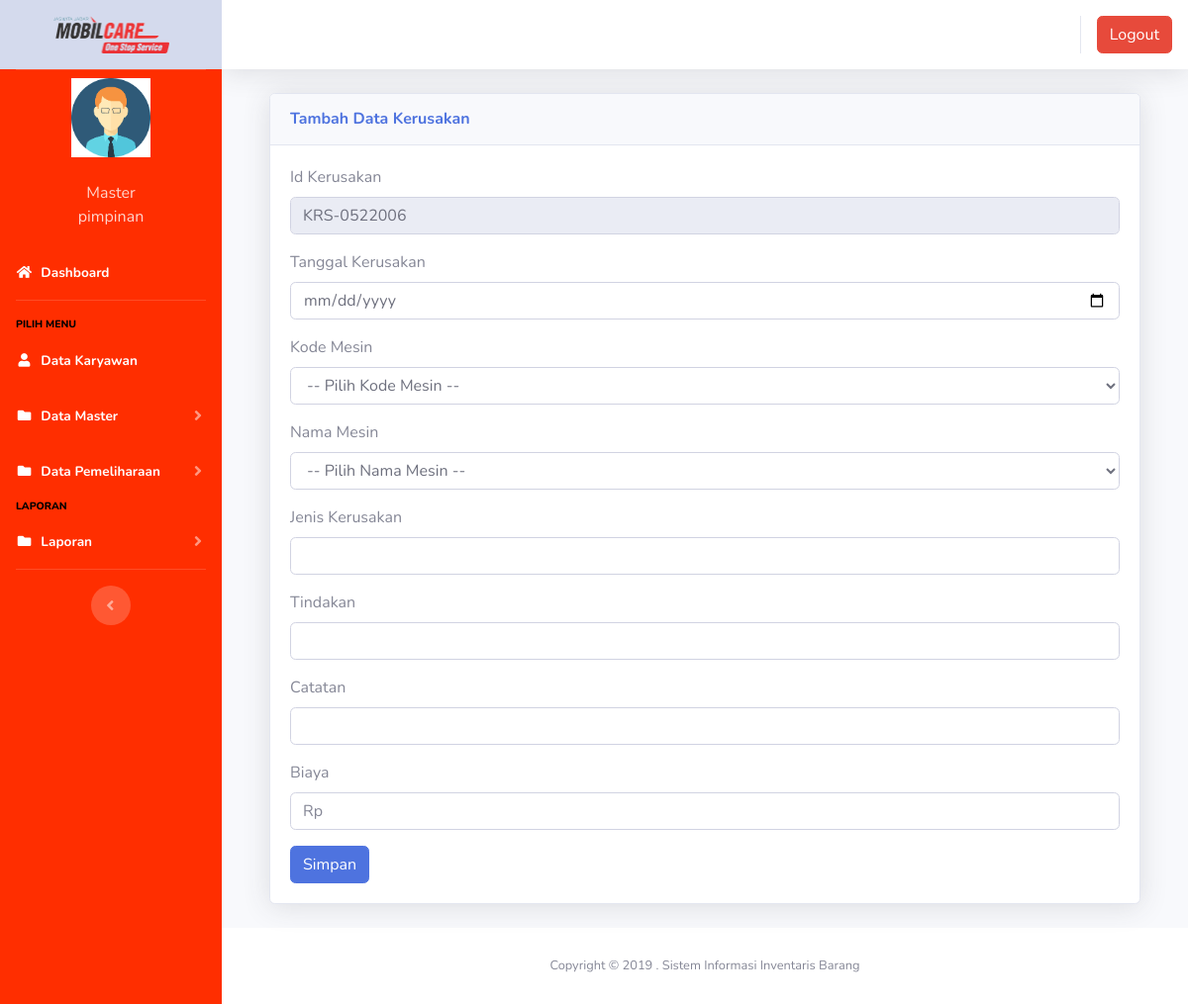
/index3.php?page=kerusakan&aksi=tambahkerusakan (signed in), run on the app's committed database.
### tables this page shows
CREATE TABLE `users` (
  `id` int(11) NOT NULL,
  `nik` varchar(10) NOT NULL,
  `nama` varchar(100) NOT NULL,
  `alamat` varchar(200) NOT NULL,
  `telepon` varchar(100) NOT NULL,
  `username` varchar(100) NOT NULL,
  `password` varchar(100) NOT NULL,
  `jabatan` varchar(25) NOT NULL DEFAULT 'member',
  `foto` varchar(25) NOT NULL
);

CREATE TABLE `kerusakan` (
  `id` int(11) NOT NULL,
  `id_kerusakan` varchar(100) NOT NULL,
  `tanggal` date NOT NULL,
  `kode_barang` varchar(100) NOT NULL,
  `nama_mesin` varchar(100) NOT NULL,
  `jenis` varchar(100) NOT NULL,
  `tindakan` varchar(450) NOT NULL,
  `catatan` varchar(500) NOT NULL,
  `biaya` varchar(350) NOT NULL
);

### page/kerusakan/tambahkerusakan.php (the view, shortened to what this page needs)
<?php
$koneksi = new mysqli("localhost", "root", "", "inventori");
$no = mysqli_query($koneksi, "select id_kerusakan from kerusakan order by id_kerusakan desc");
$idtran = mysqli_fetch_array($no);
$kode = $idtran['id_kerusakan'];
$urut = substr($kode, 8, 3);
$tambah = (int) $urut + 1;
$bulan = date("m");
$tahun = date("y");
if (strlen($tambah) == 1) {
	$format = "KRS-" . $bulan . $tahun . "00" . $tambah;
} else if (strlen($tambah) == 2) {
	$format = "KRS-" . $bulan . $tahun . "0" . $tambah;
} else {
	$format = "KRS-" . $bulan . $tahun . $tambah;
}
?>
<div class="container-fluid">
	<div class="card shadow mb-4">
		<div class="card-header py-3">
			<h6 class="m-0 font-weight-bold text-primary">Tambah Data Kerusakan</h6>
		</div>
		<div class="card-body">
			<div class="table-responsive">
				<div class="body">
					<form method="POST" enctype="multipart/form-data">
						<label for="">Id Kerusakan</label>
						<div class="form-group">
							<div class="form-line">
								<input type="text" name="id_kerusakan" class="form-control" id="id_kerusakan" value="<?php echo $format; ?>" readonly />
							</div>
						</div>
						<label for="">Tanggal Kerusakan</label>
						<div class="form-group">
							<div class="form-line">
								<input type="date" name="tanggal_keluar" class="form-control" id="tanggal_kelauar" />
							</div>
						</div>
						<label for="">Kode Mesin</label>
						<div class="form-group">
							<div class="form-line">
								<select name="barang" id="cmb_barang" class="form-control" />
								<option value="">-- Pilih Kode Mesin --</option>
							</div>
						</div>
						<label for="">Nama Mesin</label>
						<div class="form-group">
							<div class="form-line">
								<select name="nama_mesin" id="cmb_barang" class="form-control" />
								<option value="">-- Pilih Nama Mesin --</option>
							</div>
						</div>
						<label for="">Jenis Kerusakan</label>
						<div class="form-group">
							<div class="form-line">
								<input type="text" name="jeniskeluar" class="form-control" />
							</div>
						</div>
						<label for="total">Tindakan</label>
						<div class="form-group">
							<div class="form-line">
								<input type="text" name="tindakan" class="form-control">
							</div>
						</div>
						<label for="">Catatan</label>
						<div class="form-group">
							<div class="form-line">
								<input type="text" name="catatan" class="form-control" />
							</div>
						</div>
						<label for="">Biaya</label>
						<div class="form-group">
							<div class="form-line">
								<input type="text" name="biaya" id="rupiah2" class="form-control" placeholder="Rp" />
							</div>
						</div>
						<input type="submit" name="simpan" value="Simpan" class="btn btn-primary">
					</form>

### index3.php (shortened to what this page needs)
<?php
$koneksi = new mysqli("localhost", "root", "", "inventori");
?>
<!DOCTYPE html>
<html lang="en">
<head>
  <link href="vendor/fontawesome-free/css/all.min.css" rel="stylesheet" type="text/css">
  <link href="css/sb-admin-2.min.css" rel="stylesheet">
  <link href="vendor/datatables/dataTables.bootstrap4.min.css" rel="stylesheet">
</head>
<body id="page-top">
  <div id="wrapper">
    <ul class="navbar-nav sidebar sidebar-dark accordion" style="background-color: #FF2E00  ;" id="accordionSidebar">
      <a class="sidebar-brand d-flex align-items-center justify-content-center bg-light" href="index.php">
        <img src="img/logo1.png" width="117" height="38"></img>
      </a>
      <hr class="sidebar-divider my-0">
      <?php
      if ($_SESSION['pimpinan']) {
        $user = $_SESSION['pimpinan'];
      }
      $sql = $koneksi->query("select * from users where id='$user'");
      $data = $sql->fetch_assoc();
      ?>
      <li class="d-flex align-items-center justify-content-center">
        <a class="nav-link">
          <img src="img/<?php echo $data['foto'] ?>" class="img-circle" width="80" alt="User" /></a>
      </li>
      <li class="nav-item ">
        <a class="nav-link">
          <div class="d-flex align-items-center justify-content-center" class="name"> <?php echo  $data['nama']; ?></div>
          <div class="d-flex align-items-center justify-content-center" class="email"><?php echo $data['jabatan']; ?></div>
        </a>
      </li>
      <li class="nav-item active">
        <a class="nav-link" href="?page=home3">
          <i class="fas fa-fw fa-home"></i>
          <span>Dashboard</span></a>
      </li>
      <hr class="sidebar-divider">
      <div class="sidebar-heading">
        <h7 style="color: black;">pilih menu</h7>
      </div>
      <li class="nav-item active">
        <a class="nav-link" href="?page=pengguna">
          <i class="fas fa-fw fa-user"></i>
          <span>Data Karyawan</span></a>
      </li>
      <li class="nav-item active">
        <a class="nav-link collapsed" href="#" data-toggle="collapse" data-target="#collapseData" aria-expanded="true" aria-controls="collapseData">
          <i class="fas fa-fw fa-folder"></i>
          <span>Data Master</span>
        </a>
      </li>
      <li class="nav-item active">
        <a class="nav-link collapsed" href="#" data-toggle="collapse" data-target="#collapsePages" aria-expanded="true" aria-controls="collapsePages">
          <i class="fas fa-fw fa-folder"></i>
          <span>Data Pemeliharaan</span>
        </a>
      </li>
      <div class="sidebar-heading">
        <h7 style="color: black;">laporan</h7>
      </div>
      <li class="nav-item active">
        <a class="nav-link collapsed" href="#" data-toggle="collapse" data-target="#collapseLaporan" aria-expanded="true" aria-controls="collapseLaporan">
          <i class="fas fa-fw fa-folder"></i>
          <span>Laporan</span>
        </a>
      </li>
      <hr class="sidebar-divider d-none d-md-block">
      <div class="text-center d-none d-md-inline">
        <button class="rounded-circle border-0" id="sidebarToggle"></button>
      </div>
    </ul>
    <div id="content-wrapper" class="d-flex flex-column">
      <div id="content">
        <nav class="navbar navbar-expand navbar-light bg-white topbar mb-4 static-top shadow">
          <ul class="navbar-nav ml-auto">
            <li class="nav-item dropdown no-arrow">
              <div class="top-menu">
                <ul class="nav pull-right top-menu">
                  <li><a onclick="return confirm('Apakah anda yakin akan logout?')" class="btn btn-danger" class="logout" href="logout.php">Logout</a></li>
                </ul>
              </div>
            </li>
          </ul>
        </nav>
        <div class="container-fluid">
          <section class="content">
            <?php
            $page = $_GET['page'];
            $aksi = $_GET['aksi'];
            if ($page == "kerusakan") {
              if ($aksi == "tambahkerusakan") {
                include "page/kerusakan/tambahkerusakan.php";
              }
            }
            ?>
          </section>
        </div>
        <footer class="sticky-footer bg-white">
          <div class="container my-auto">
            <div class="copyright text-center my-auto">
              <span>Copyright &copy; 2019 . Sistem Informasi Inventaris Barang</span>
            </div>
          </div>
        </footer>
      </div>
    </div>
  </div>
</body>
</html>

### data on the page
users: foto (picture), nama "Master", jabatan "pimpinan"
kerusakan: id_kerusakan "KRS-0522006"
